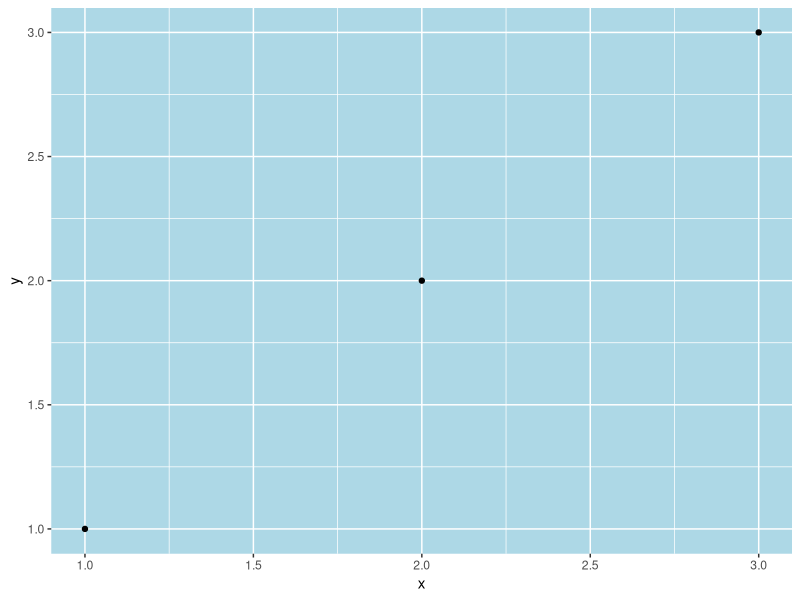

R code for this plot:
library(ggplot2)
df <- data.frame(x = 1:3, y = 1:3)
base <- ggplot(df, aes(x, y)) + geom_point(aes( ))
base + theme(panel.background = element_rect(fill = "lightblue"))
